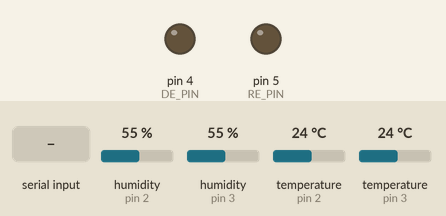
Bench run of a sketch on a simulated Arduino Uno, built with avr-gcc and run on an emulated ATmega328P. On the bench: output pins drawn as LEDs (lit = HIGH). The test bench sets the inputs (shaded band); at power-on: humidity (sensors on pin 2, pin 3) 55 %, temperature (sensors on pin 2, pin 3) 24 °C.

Above: at 1.2 s.
1.3 s: "REQUEST_SLAVE1\n" received over the second serial link
Timing chart, 0 to 4.3 s (numbered marks = the images above; inputs shaded):
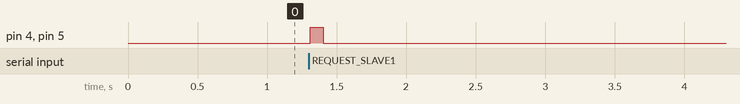

The sketch:

sketch_slave1.ino
```cpp
#include <SoftwareSerial.h>
#include <DHT.h>

#define DHTPIN_IN 2
#define DHTPIN_OUT 3
#define FLOW_SENSOR_PIN 6
#define DHTTYPE DHT22
#define SOIL_MOISTURE_PIN A0
#define LDR_PIN A1

#define DE_PIN 4
#define RE_PIN 5

int slaveID = 1;

DHT dht_in(DHTPIN_IN, DHTTYPE);
DHT dht_out(DHTPIN_OUT, DHTTYPE);

SoftwareSerial rs485(10, 11);  // rs485 RX = 10, TX = 11

volatile int flowPulseCount = 0;
float calibrationFactor = 7.5;  // YF-S401의 보정 계수
float flowRate = 0.0;  // 유량 값
unsigned long oldTime = 0;

void pulseCounter() {
  flowPulseCount++;
}

void setup() {
  pinMode(DE_PIN, OUTPUT);
  pinMode(RE_PIN, OUTPUT);
  digitalWrite(DE_PIN, LOW);
  digitalWrite(RE_PIN, LOW);

  pinMode(FLOW_SENSOR_PIN, INPUT_PULLUP);
  attachInterrupt(digitalPinToInterrupt(FLOW_SENSOR_PIN), pulseCounter, FALLING);

  rs485.begin(9600);
  Serial.begin(9600);

  // DHT 센서 초기화
  dht_in.begin();
  dht_out.begin();

  oldTime = millis();
}

void loop() {
  if (rs485.available()) {
    String command = rs485.readStringUntil('\n');
    command.trim();

    if (command == "REQUEST_SLAVE1") {
      sendSensorData();
    }
  }

  if (millis() - oldTime > 1000) {
    calculateFlowRate();
    oldTime = millis();
  }
}

// 유량 계산 함수
void calculateFlowRate() {
  flowRate = ((1000.0 / (millis() - oldTime)) * flowPulseCount) / calibrationFactor;

  flowPulseCount = 0;
}

// 센서 데이터 전송 함수
void sendSensorData() {
  float temp_in = dht_in.readTemperature();
  float hum_in = dht_in.readHumidity();
  float temp_out = dht_out.readTemperature();
  float hum_out = dht_out.readHumidity();
  int soilMoisture = analogRead(SOIL_MOISTURE_PIN);
  int lightIntensity = analogRead(LDR_PIN);

  digitalWrite(DE_PIN, HIGH);
  digitalWrite(RE_PIN, HIGH);

  rs485.print(slaveID);
  rs485.print("TEMP_IN:"); rs485.print(temp_in);
  rs485.print(",HUM_IN:"); rs485.print(hum_in);
  rs485.print(",TEMP_OUT:"); rs485.print(temp_out);
  rs485.print(",HUM_OUT:"); rs485.print(hum_out);
  rs485.print(",LIGHT:"); rs485.print(lightIntensity);
  rs485.print(",SOIL:"); rs485.print(soilMoisture);
  rs485.print(",FLOW:"); rs485.print(flowRate);
  rs485.print("\n");

  digitalWrite(DE_PIN, LOW);
  digitalWrite(RE_PIN, LOW);
}
```

Measured:
- after the input at 1.3 s, pin 4 (DE_PIN), pin 5 (RE_PIN): LOW → HIGH at once, → LOW 0.09 s later
